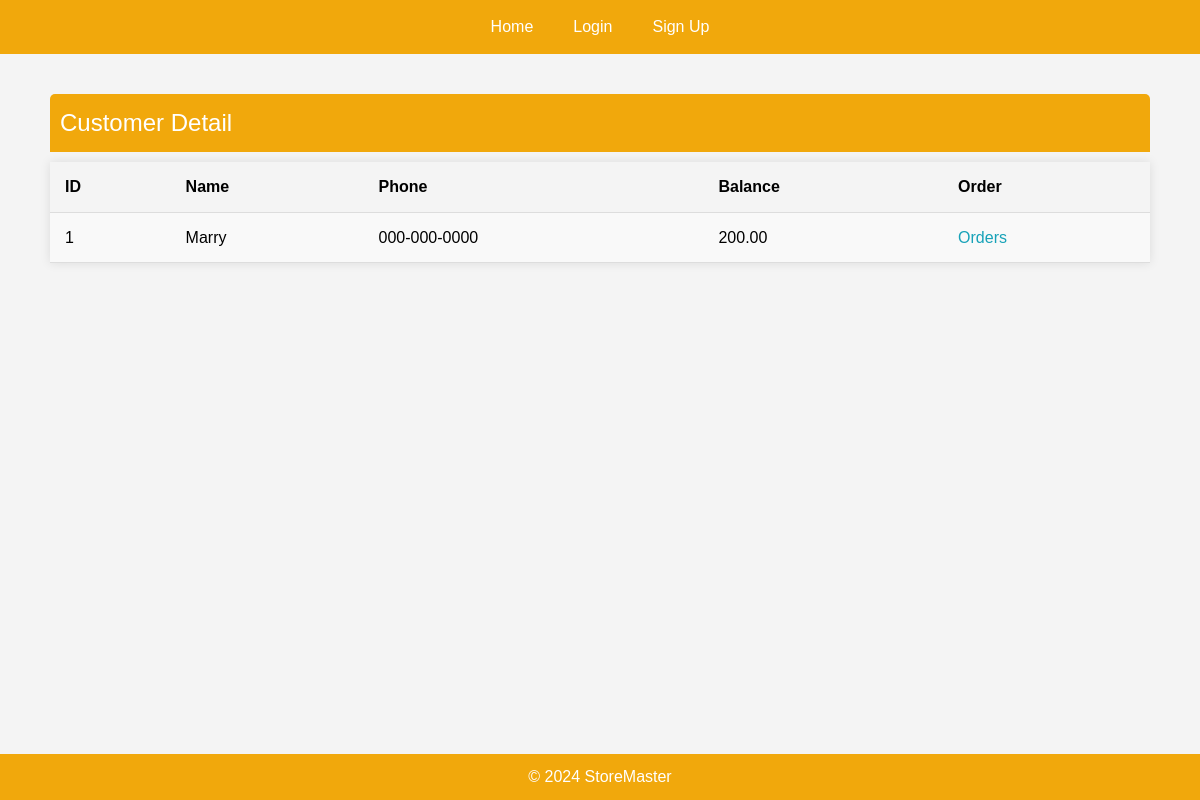
The app's page /customers/1 with its own data.
### StoreMaster/models.py (models this page shows, shortened)
class Customer(db.Model):
    __tablename__ = 'customer'
    cid = mapped_column(Integer, primary_key=True)
    name = mapped_column(String(200), nullable=False, unique=True)
    phone = mapped_column(String(20), nullable=False)
    balance = mapped_column(Numeric(10, 2), nullable=False, default=200)
    owner= mapped_column(String(200),nullable=False,default="null")
    orders = relationship("Order", back_populates="customer",
                          cascade="all, delete")

### StoreMaster/web_interface/customers.py (the view)
@customers_bp.route("/<int:customer_id>", methods=["GET"])
def customer_detail(customer_id):
    customer = db.get_or_404(Customer, customer_id,
                             description="The customer is not found!")
    return render_template("customer_detail.html", target_customer=customer)

### StoreMaster/templates/customer_detail.html (shortened to what this page needs)
{% extends "base.html" %}  {% block content %}
<table>
  <caption>
    Customer Detail
  </caption>
  <tr>
    <th>ID</th>
    <th>Name</th>
    <th>Phone</th>
    <th>Balance</th>
    <th>Order</th>
  </tr>
  <tr>
    <td>{{ target_customer.cid }}</td>
    <td>{{ target_customer.name }}</td>
    <td>{{ target_customer.phone }}</td>
    <td>{{ target_customer.balance }}</td>
    <td>
      <a
        href="{{ url_for('orders_html.order_customer_detail',customer_id=target_customer.cid)}}"
        >Orders</a
      >
    </td>
  </tr>
</table>
{% endblock %}

### StoreMaster/static/style.css (style rules this page uses)
body, h1, a { margin: 0; padding: 0; }
body { font-family: Arial, sans-serif; line-height: 1.6; background-color: #f4f4f4; margin: 0; padding: 0; }
table { width: 100%; border-collapse: collapse; margin: 20px 0; background: white; box-shadow: 0 0 10px rgba(0, 0, 0, 0.1); }
table caption { font-size: 1.5em; margin-bottom: 10px; text-align: left; padding: 10px; background-color: #f1a80c; color: white; border-top-left-radius: 5px; border-top-right-radius: 5px; }
table th, table td { padding: 12px 15px; text-align: left; border-bottom: 1px solid #ddd; }
table th { background-color: #f4f4f4; font-weight: bold; }
table tr:nth-child(even) { background-color: #f9f9f9; }
table a { color: #17a2b8; text-decoration: none; }

### records on screen
Customer: cid "1", name "Marry", phone "000-000-0000", balance "200.00"
